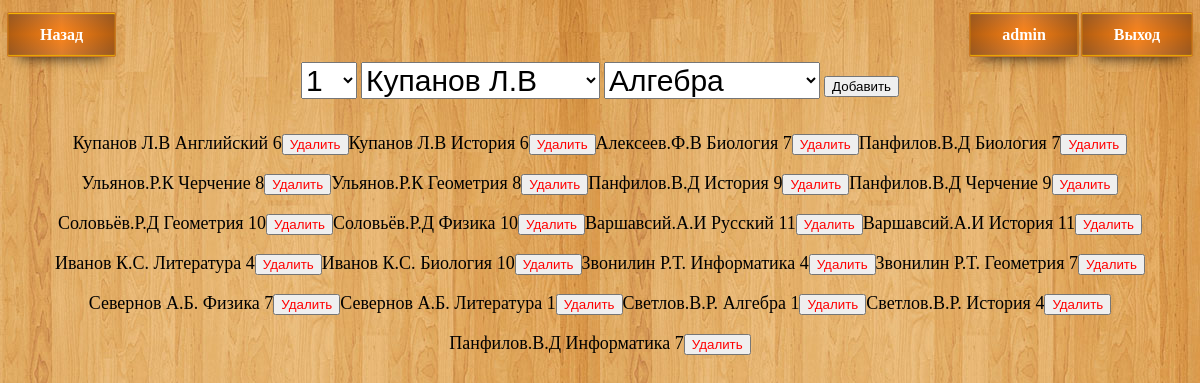
The page /append_book.php (signed in) on the database its author committed.
### tables this page shows
CREATE TABLE IF NOT EXISTS `books` (
  `id` int(11) NOT NULL AUTO_INCREMENT,
  `author_id` int(11) NOT NULL,
  `subject_id` int(11) NOT NULL,
  `class_num` int(11) NOT NULL,
  `date` timestamp NOT NULL DEFAULT CURRENT_TIMESTAMP,
  `info` varchar(255) NOT NULL,
  PRIMARY KEY (`id`),
  UNIQUE KEY `id` (`id`),
  UNIQUE KEY `id_3` (`id`),
  UNIQUE KEY `id_4` (`id`),
  UNIQUE KEY `id_5` (`id`),
  UNIQUE KEY `id_6` (`id`),
  UNIQUE KEY `id_7` (`id`),
  UNIQUE KEY `id_8` (`id`),
  UNIQUE KEY `id_9` (`id`),
  UNIQUE KEY `id_10` (`id`),
  KEY `id_2` (`id`),
  KEY `id_11` (`id`)
);

CREATE TABLE IF NOT EXISTS `authors` (
  `id` int(11) NOT NULL AUTO_INCREMENT,
  `name` varchar(255) NOT NULL,
  PRIMARY KEY (`id`)
);

CREATE TABLE IF NOT EXISTS `subjects` (
  `id` int(11) NOT NULL AUTO_INCREMENT,
  `name` varchar(255) NOT NULL,
  PRIMARY KEY (`id`)
);

### base.php (called while the page is built, shortened)
<?php
	$host = 'localhost';
	$user = 'root';
	$password = '';
	$db_name = 'lib_444';
	$link = mysqli_connect($host, $user, $password, $db_name);
	function get_subject($id){
		global $link;
		$sql = "SELECT * FROM subjects WHERE id='$id'";
		$result = $link->query($sql);
		if ($result->num_rows > 0) {
			while($row = $result->fetch_assoc()) {
				return $row["name"];
			}
		}
		return false;
	}
	function get_author($id){
		global $link;
		$sql = "SELECT * FROM authors WHERE id='$id'";
		$result = $link->query($sql);
		if ($result->num_rows > 0) {
			while($row = $result->fetch_assoc()) {
				return $row["name"];
			}
		}
		return false;
	}
	function all_authors(){
		global $link;
		$sql = "SELECT * FROM authors";
		$result = $link->query($sql);
		$arr = array();
		if ($result->num_rows > 0) {
			while($row = $result->fetch_assoc()) {
				$arr[] = array("author_id" => $row["id"], "name" => $row["name"]);
			}
		}
		return $arr;
	}
	function all_subjects(){
		global $link;
		$sql = "SELECT * FROM subjects";
		$result = $link->query($sql);
		$arr = array();
		if ($result->num_rows > 0) {
			while($row = $result->fetch_assoc()) {
				$arr[] = array("subject_id" => $row["id"], "name" => $row["name"]);
			}
		}
		return $arr;
	}
	function all_books($params){
		global $link;
		$sql = "SELECT * FROM books " . $params;
		$result = $link->query($sql);
		$arr = array();
		if ($result->num_rows > 0) {
			while($row = $result->fetch_assoc()) {
				$arr[] = array("id" => $row["id"], "author_id" => $row["author_id"], "subject_id" => $row["subject_id"], "class_num" => $row["class_num"], "info" => $row["info"]);
			}
		}
		return $arr;
	}
?>

### append_book.php (the view, shortened to what this page needs)
<?php
	require_once "base.php";
?>
<html>
	<head>
		<link rel="stylesheet" href="style.css">
	</head>
	<body>
		<br/>
		<div>
			<div style="float:left;">
				<a class=button href="index.php">Назад</a>
			</div>
			<div style="float:right;">
				<div>
					<a class=button href="profile.php"><?php echo $_SESSION["my_login"]; ?></a>
					<a class=button href="logout.php">Выход</a>
				</div>
			</div>
		</div>
		<div id="append_authors">
			<br/>
			<form align="center" method="POST">
				<select id="class_num" name="class_num" style="font-size: 30px">
					<option value="1">1</option><option value="2">2</option><option value="3">3</option><option value="4">4</option><option value="5">5</option>
				</select>
				<select id="author_id" name="author_id" style="font-size: 30px">
					<?php
						$all_authors = all_authors();
						foreach($all_authors as $row){
							echo "<option value=" . $row['author_id'] .">" . $row['name'] . "</option>";
						}
					?>
				</select>
				<select id="subject_id" name="subject_id" style="font-size: 30px">
					<?php
						$all_subjects = all_subjects();
						foreach($all_subjects as $row){
							echo "<option value=" . $row['subject_id'] .">" . $row['name'] . "</option>";
						}
					?>
				</select>
				<button type='submit'>Добавить</button><br/><br/>
			</form>
		</div>
		<div width=80% align="center" style="margin: auto">
			<?php
				$all_books = all_books("");
				$i = 0;
				foreach($all_books as $row){
					$i += 1;
					$author = get_author($row["author_id"]);
					$subject = get_subject($row["subject_id"]);
					$class = $row["class_num"];
					echo "<p style='width: 100px;font-size:18px; display: inline;' id=" . $row['book_id'] ."0>$author $subject $class</p><button id='" . $row['book_id'] . "' style='color:red' onclick='del(this.id)'>Удалить </button>";
					if($i % 4 == 0) echo "<br/><br/>";
				}
			?>
		</div>
	</body>
</html>

### style.css (style rules this page uses)
body { background-image: url(wood.jpg) }
@media (min-width: 576px) { .button { position: relative; font-weight: bold; font-size: 35px; color: white; width: 100%; text-decoration: none; user-select: none; padding: .8em 2em; outline: none; border-radius: 1px; background: linear-gradient(to left, rgba(0,0,0,.3), rgba(0,0,0,.0) 50%, rgba(0,0,0,.3)), linear-gradient(#d77d31, #fe8417, #d77d31); background-size: 100% 100%, auto; background-position: 50% 50%; box-shadow: inset #ebab00 0 -1px 1px, inset 0 1px 1px #ffbf00, #cc7722 0 0 0 1px, #000 0 10px 15px -10px; transition: 0.2s; } }
@media (min-width: 768px) { .button { position: relative; font-weight: bold; font-size: 35px; color: white; width: 100%; text-decoration: none; user-select: none; padding: .8em 2em; outline: none; border-radius: 1px; background: linear-gradient(to left, rgba(0,0,0,.3), rgba(0,0,0,.0) 50%, rgba(0,0,0,.3)), linear-gradient(#d77d31, #fe8417, #d77d31); background-size: 100% 100%, auto; background-position: 50% 50%; box-shadow: inset #ebab00 0 -1px 1px, inset 0 1px 1px #ffbf00, #cc7722 0 0 0 1px, #000 0 10px 15px -10px; transition: 0.2s; } }
@media (min-width: 992px) { .button { position: relative; font-weight: bold; font-size: 16px; color: white; width: 100%; max-width: 100px; text-decoration: none; user-select: none; padding: .8em 2em; outline: none; border-radius: 1px; background: linear-gradient(to left, rgba(0,0,0,.3), rgba(0,0,0,.0) 50%, rgba(0,0,0,.3)), linear-gradient(#d77d31, #fe8417, #d77d31); background-size: 100% 100%, auto; background-position: 50% 50%; box-shadow: inset #ebab00 0 -1px 1px, inset 0 1px 1px #ffbf00, #cc7722 0 0 0 1px, #000 0 10px 15px -10px; transition: 0.2s; } }

### rows shown on the page
books: author.name "Купанов Л.В", subject.name "Английский", class_num "6"
books: author.name "Купанов Л.В", subject.name "История", class_num "6"
books: author.name "Алексеев.Ф.В", subject.name "Биология", class_num "7"
books: author.name "Панфилов.В.Д", subject.name "Биология", class_num "7"
books: author.name "Ульянов.Р.К", subject.name "Черчение", class_num "8"
books: author.name "Ульянов.Р.К", subject.name "Геометрия", class_num "8"
books: author.name "Панфилов.В.Д", subject.name "История", class_num "9"
books: author.name "Панфилов.В.Д", subject.name "Черчение", class_num "9"
books: author.name "Соловьёв.Р.Д", subject.name "Геометрия", class_num "10"
books: author.name "Соловьёв.Р.Д", subject.name "Физика", class_num "10"
books: author.name "Варшавсий.А.И", subject.name "Русский", class_num "11"
books: author.name "Варшавсий.А.И", subject.name "История", class_num "11"
books: author.name "Иванов К.С.", subject.name "Литература", class_num "4"
books: author.name "Иванов К.С.", subject.name "Биология", class_num "10"
books: author.name "Звонилин Р.Т.", subject.name "Информатика", class_num "4"
books: author.name "Звонилин Р.Т.", subject.name "Геометрия", class_num "7"
books: author.name "Севернов А.Б.", subject.name "Физика", class_num "7"
books: author.name "Севернов А.Б.", subject.name "Литература", class_num "1"
books: author.name "Светлов.В.Р.", subject.name "Алгебра", class_num "1"
books: author.name "Светлов.В.Р.", subject.name "История", class_num "4"
books: author.name "Панфилов.В.Д", subject.name "Информатика", class_num "7"

### other values the page prints
$_SESSION["my_login"] "admin"
form field author_id "Купанов Л.В"
form field subject_id "Алгебра"
